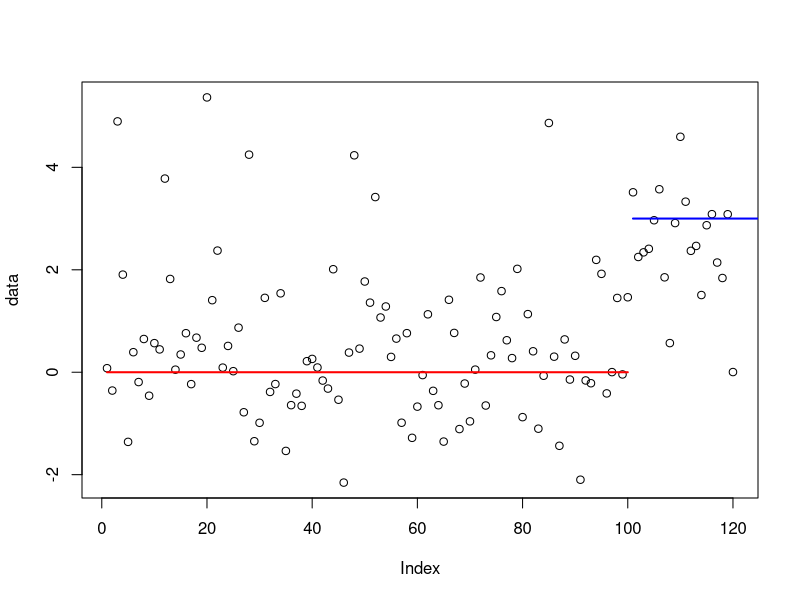

Source code (R):
contaminated_sample_normal<-function(n,epsilon=0,mu=0){
  all_indices<-1:n
  final_sample<-rnorm(n)+mu
  # final_sample<-rweibull(n,1)
  # flipsign=rbinom(n,size=1,prob=0.5)
  # final_sample<-(-1)^flipsign*final_sample+mu
  contaminated_indices<-all_indices[rbinom(n,1,epsilon)==1]
  for (i in contaminated_indices){
    if (mu>0){
      final_sample[i]<- -rexp(1,0.5)
    }
    final_sample[i]<- rexp(1,0.4)
  }
  return(final_sample)
}

contaminated_sample_t2<-function(n,df=3,epsilon=0,mu=0){
  all_indices<-1:n
  final_sample<-rt(n,df)+mu
  contaminated_indices<-all_indices[rbinom(n,1,epsilon)==1]
  for (i in contaminated_indices){
    final_sample[i]<-rnorm(1,0,100)
  }
  return(final_sample)
}

change_point_model2<-function(n, mechanism=contaminated_sample_t,cpt=NA,kappa=1,
                              epsilon=0){
  if (is.na(cpt)){
    # No change point: generate all n points using mechanism
    final_sample<-mechanism(n=n, epsilon=epsilon)
  } else {
    # Generate first segment (before change point)
    final_sample<-mechanism(n=cpt,epsilon=epsilon)

    # Generate second segment (after change point) with shift mu = kappa
    final_sample[(cpt+1):n]<-mechanism(n=n-cpt, mu=kappa, epsilon=epsilon)
  }
  return(final_sample)
}

data<-change_point_model2(n=120,mechanism=contaminated_sample_normal,
                          cpt=100,kappa=3, epsilon=0.2)
plot(data)
# draw piecewise horizontal lines
segments(x0 = 1, x1 = 100, y0 = 0, y1 = 0, col = "red", lwd = 2)
segments(x0 = 101, x1 = 200, y0 = 3, y1 = 3, col = "blue", lwd = 2)
